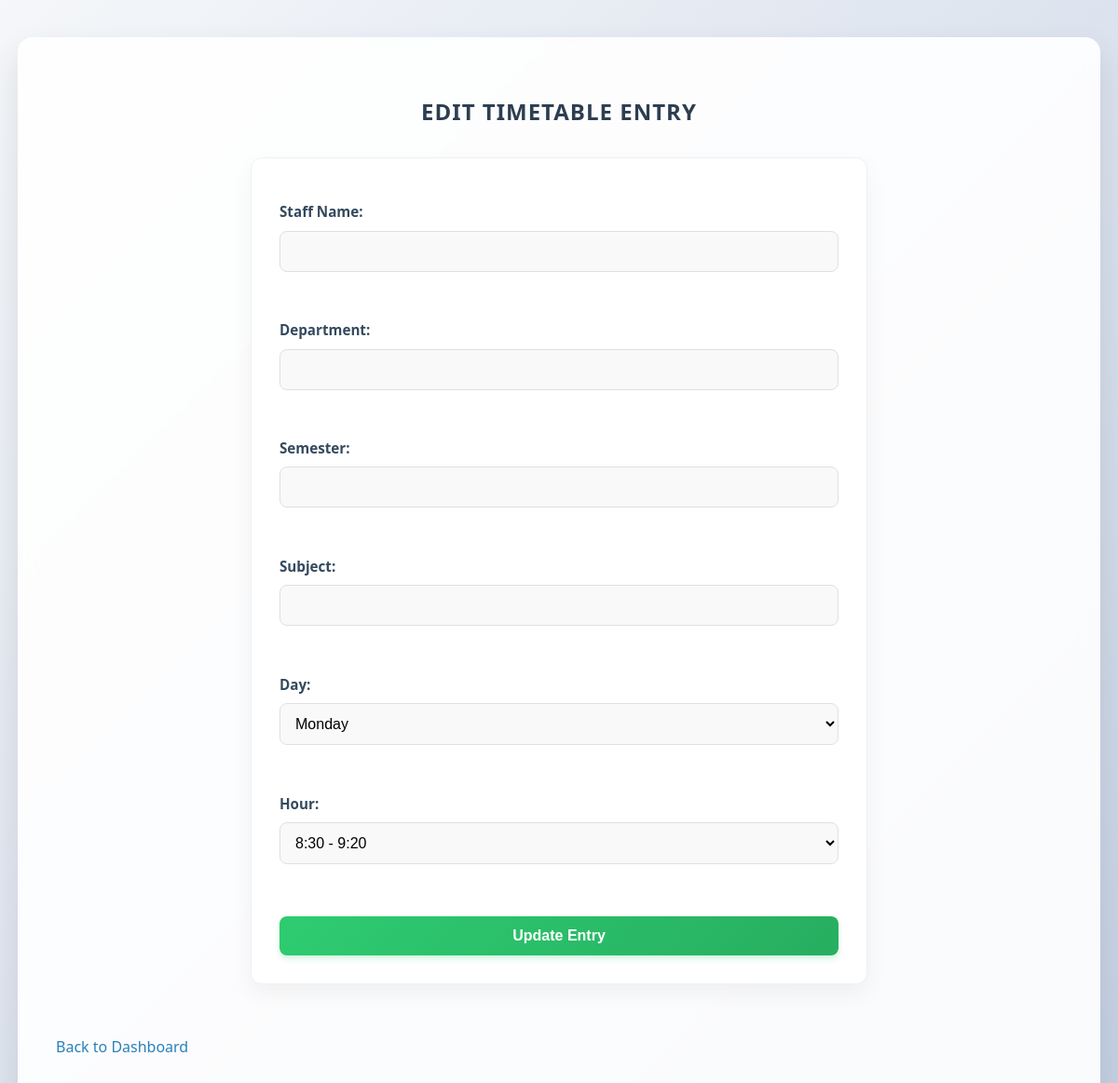
The app's page /edit/58, older data.
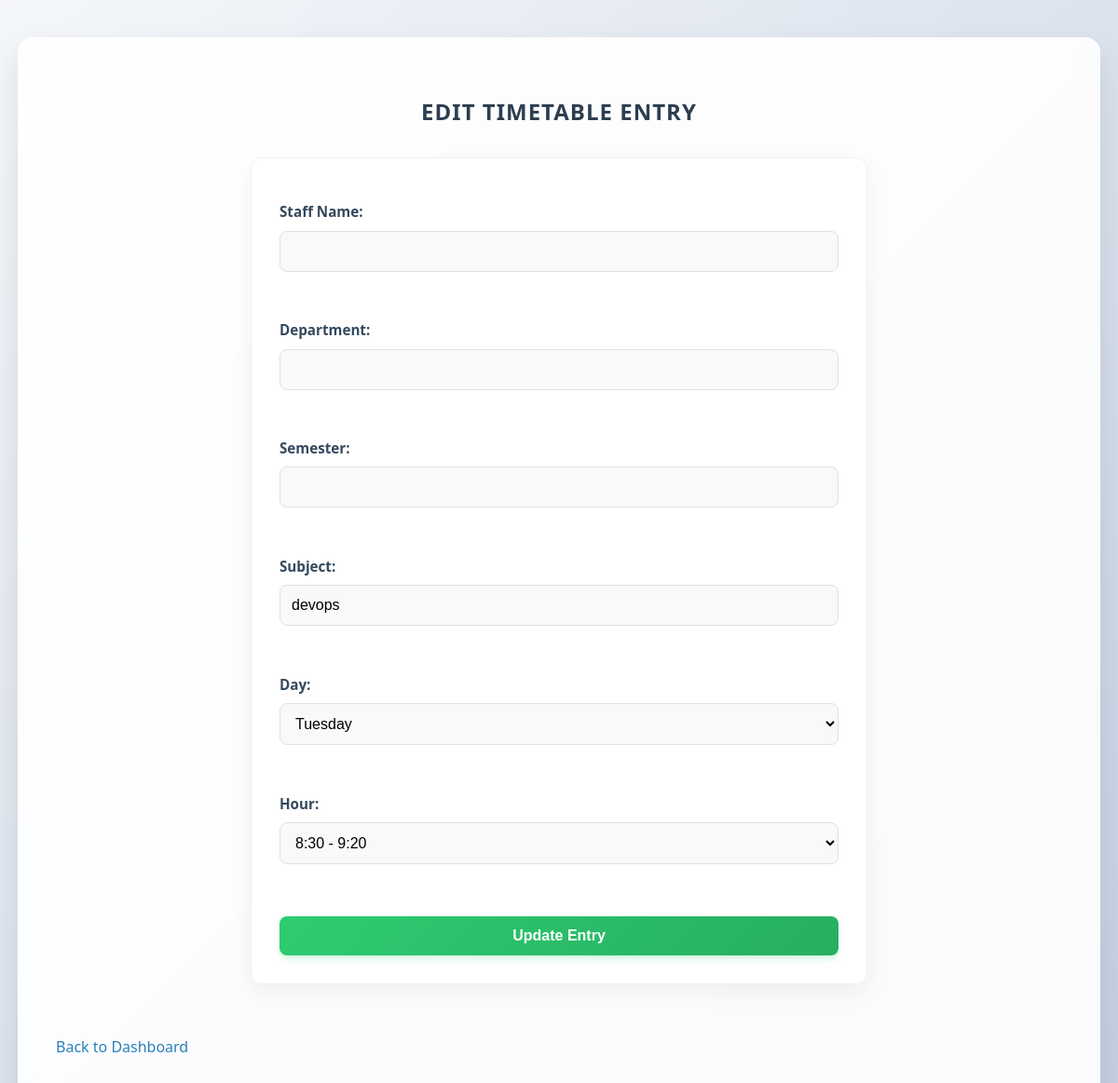
The same page, newer data.
### tables this page shows
CREATE TABLE timetable (
            id INTEGER PRIMARY KEY AUTOINCREMENT,
            staff_name TEXT NOT NULL,
            department TEXT NOT NULL,
            semester TEXT NOT NULL,
            subject TEXT NOT NULL,
            day TEXT NOT NULL,
            time TEXT NOT NULL
        , year TEXT DEFAULT '', room TEXT DEFAULT '');

### App.py (the view, shortened to what this page needs)
@app.route("/edit/<int:entry_id>", methods=["GET", "POST"])
def edit_entry(entry_id):
    db = get_db()
    entry = db.execute("SELECT * FROM timetable WHERE id=?", (entry_id,)).fetchone()
    return render_template("Edit_Timetable.html", entry=entry, days=days, time_slots=time_slots)

### App.py (called while the page is built)
def get_db():
    if "db" not in g:
        g.db = sqlite3.connect(DB_PATH)
        g.db.row_factory = sqlite3.Row
    return g.db

### Templates/Edit_Timetable.html (shortened to what this page needs)
<!DOCTYPE html>
<html lang="en">
<head>
    <link rel="stylesheet" href="{{ url_for('static', filename='style.css') }}">
</head>
<body>
    <div class="container">
        <h2>Edit Timetable Entry</h2>
        <form method="POST">
            <label>Staff Name:</label>
            <input type="text" name="staff_name" value="{{ entry.staff_name }}" required><br><br>
            <label>Department:</label>
            <input type="text" name="department" value="{{ entry.department }}" required><br><br>
            <label>Semester:</label>
            <input type="text" name="semester" value="{{ entry.semester }}" required><br><br>
            <label>Subject:</label>
            <input type="text" name="subject" value="{{ entry.subject }}" required><br><br>
            <label>Day:</label>
            <select name="day" required>
                <option value="Monday" {% if entry.day == "Monday" %}selected{% endif %}>Monday</option>
                <option value="Tuesday" {% if entry.day == "Tuesday" %}selected{% endif %}>Tuesday</option>
            </select><br><br>
            <label>Hour:</label>
            <select name="time" required>
                <option value="8:30 - 9:20" {% if entry.time == "8:30 - 9:20" %}selected{% endif %}>8:30 - 9:20</option>
            </select><br><br>
            <button type="submit">Update Entry</button>
        </form>
        <br>
    <a href="{{ url_for('dashboard') }}">Back to Dashboard</a>
    </div>
</body>
</html>

### Static/Style.css (style rules this page uses)
body { font-family: 'Segoe UI', 'Roboto', 'Helvetica Neue', Arial, sans-serif; background: linear-gradient(135deg, #f5f7fa 0%, #c3cfe2 100%); margin: 0; padding: 0; color: #333; line-height: 1.6; }
.container { width: 90%; max-width: 1200px; margin: 40px auto; background: rgba(255, 255, 255, 0.9); backdrop-filter: blur(10px); padding: 40px; border-radius: 16px; box-shadow: 0 15px 35px rgba(0,0,0,0.1); border: 1px solid rgba(255, 255, 255, 0.5); }
h2 { text-align: center; color: #2c3e50; margin-bottom: 30px; font-weight: 700; letter-spacing: 1px; text-transform: uppercase; }
a { text-decoration: none; color: #2980b9; font-weight: 500; transition: color 0.3s ease; }
form { width: 100%; max-width: 600px; margin: 0 auto 30px auto; background: #ffffff; padding: 30px; border-radius: 12px; box-shadow: 0 10px 25px rgba(0,0,0,0.05); border: 1px solid #f0f0f0; }
label { display: block; font-weight: 600; margin-top: 15px; color: #34495e; font-size: 0.95rem; }
input[type="text"], input[type="password"], select { width: 100%; padding: 12px; margin-top: 8px; border-radius: 8px; border: 1px solid #e0e0e0; background: #f9f9f9; font-size: 1rem; margin-bottom: 10px; box-sizing: border-box; transition: all 0.3s ease; }
button { margin-top: 20px; padding: 12px 24px; border: none; background: linear-gradient(135deg, #2ecc71 0%, #27ae60 100%); color: white; font-weight: 700; border-radius: 8px; cursor: pointer; font-size: 1rem; transition: transform 0.2s, box-shadow 0.2s; box-shadow: 0 4px 6px rgba(46, 204, 113, 0.2); width: 100%; }

Row changes from the older to the newer data that the page shows:
added timetable: subject "devops", day "Tuesday", time "8:30 - 9:20"
Text that changed along with them:
form field day: "Monday" → (not shown)
form field time: "8:30 - 9:20" → (not shown)
